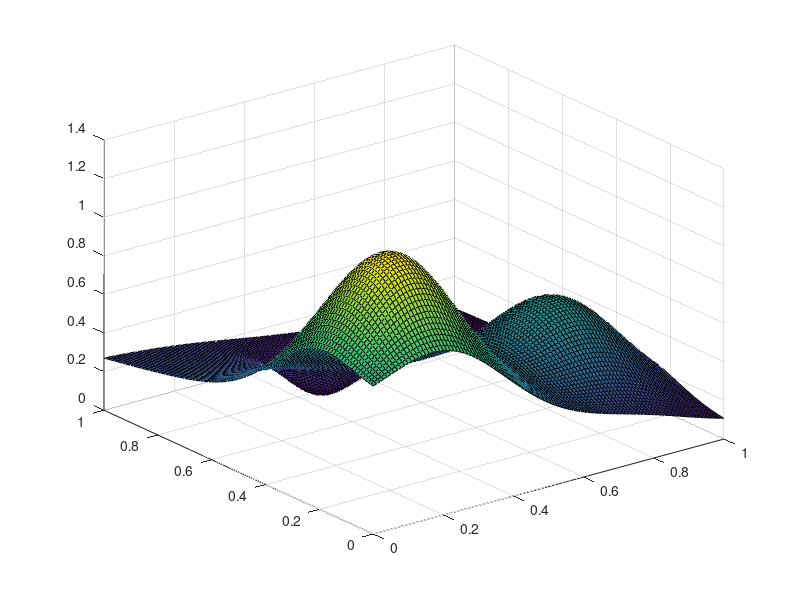

The MATLAB source for this figure: (Note: this script raises an error after producing the figure.)
f=@(x) 0.75*exp(-1/4*(9*x(1)-2)^2-1/4*(9*x(2)-2)^2)+ ...
    0.75*exp(-(9*x(1)+1)^2/49-(9*x(2)+1)/10)+ ...
    0.5*exp(-(9*x(1)-7)^2/4-(9*x(2)-3)^2/4)- ...
    0.2*exp(-(9*x(1)-4)^2-(9*x(2)-7)^2);

t_evaluate=0:0.01:1;
[X,Y]=meshgrid(t_evaluate);

z=zeros(size(X));

for i=1:length(t_evaluate)
    for j=1:length(t_evaluate)
        Z(i,j)=f([X(i,j);Y(i,j)]);
    end
end
figure

surf(X,Y,Z);
hold on

%% 
% sample sites
HowManySamples=1600;

% H=haltonseq(HowManySamples,2)';
Hq=haltonset(2);
H=net(Hq,HowManySamples)';


Z_samples=zeros(HowManySamples,1);

for i=1:HowManySamples
    Z_samples(i)=f(H(:,i));
end

plot3(H(1,:),H(2,:),Z_samples,'o','LineWidth',6);
% hist(Z_samples,32);
%%
% kernel function
mu=0.05;
K=@(x,y)exp(-1/mu*norm(x-y)^2);
% 
% mu=2;
% K=@(x,y)exp(-1/mu*x'*y);


% % Gram Matrix
% tic
% GramMatrix=zeros(HowManySamples);
% 
% for i=1:HowManySamples
%     for j=1:HowManySamples
%         GramMatrix(i,j)=K(H(:,i),H(:,j));
%     end
% end
% toc


tic
GramMatrix2=exp(-1/mu*(repmat(diag(H'*H)',HowManySamples,1) ...
    -2*(H')*H ...
    + repmat(diag(H'*H)',HowManySamples,1)'));
toc

% weights


Weights=pinv(GramMatrix2)*Z_samples;

% evaluating the approximation

BigEval=[X(:),Y(:)]';
Z_approximation=Weights'*exp(-1/mu*(repmat(diag(H'*H),1,size(BigEval,2))-2*H'*BigEval+repmat(diag(BigEval'*BigEval)',HowManySamples,1)));
Z_approximation02=reshape(Z_approximation,length(t_evaluate),[]);        


% tic
% Z_approximation=zeros(size(X));
% 
% for i=1:length(t_evaluate)
%     for j=1:length(t_evaluate)
% %         Z_approximation(i,j)=Weights'*exp(-1/mu*(diag(H'*H)-2*H'*[X(i,j);Y(i,j)]+[X(i,j);Y(i,j)]'*[X(i,j);Y(i,j)]));
%         
%         sum=0;
%         for ii=1:HowManySamples
%             sum=sum+Weights(ii)*K([X(i,j);Y(i,j)],H(:,ii));
%         end
%         Z_approximation(i,j)=sum;
%     end
% end
% toc
% plot

figure
surf(X,Y,Z_approximation02);
